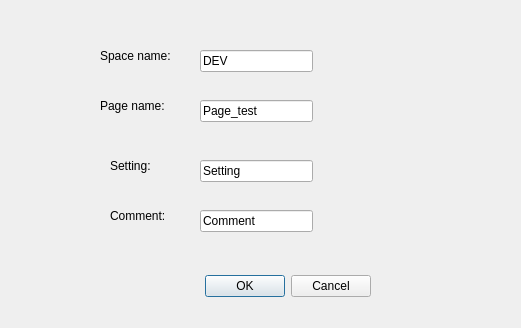
<?xml version="1.0" encoding="UTF-8"?>
<ui version="4.0">
 <class>Dialog</class>
 <widget class="QDialog" name="Dialog">
  <property name="geometry">
   <rect>
    <x>0</x>
    <y>0</y>
    <width>521</width>
    <height>328</height>
   </rect>
  </property>
  <property name="windowTitle">
   <string>Dialog</string>
  </property>
  <widget class="QDialogButtonBox" name="buttonBox">
   <property name="geometry">
    <rect>
     <x>30</x>
     <y>270</y>
     <width>341</width>
     <height>32</height>
    </rect>
   </property>
   <property name="orientation">
    <enum>Qt::Horizontal</enum>
   </property>
   <property name="standardButtons">
    <set>QDialogButtonBox::Cancel|QDialogButtonBox::Ok</set>
   </property>
  </widget>
  <widget class="QLineEdit" name="space_field">
   <property name="geometry">
    <rect>
     <x>200</x>
     <y>50</y>
     <width>113</width>
     <height>22</height>
    </rect>
   </property>
   <property name="text">
    <string>DEV</string>
   </property>
  </widget>
  <widget class="QLineEdit" name="page_field">
   <property name="geometry">
    <rect>
     <x>200</x>
     <y>100</y>
     <width>113</width>
     <height>22</height>
    </rect>
   </property>
   <property name="text">
    <string>Page_test</string>
   </property>
  </widget>
  <widget class="QLabel" name="label">
   <property name="geometry">
    <rect>
     <x>100</x>
     <y>40</y>
     <width>101</width>
     <height>31</height>
    </rect>
   </property>
   <property name="text">
    <string>Space name: </string>
   </property>
  </widget>
  <widget class="QLabel" name="label_2">
   <property name="geometry">
    <rect>
     <x>100</x>
     <y>90</y>
     <width>91</width>
     <height>31</height>
    </rect>
   </property>
   <property name="text">
    <string>Page name: </string>
   </property>
  </widget>
  <widget class="QLabel" name="label_3">
   <property name="geometry">
    <rect>
     <x>110</x>
     <y>150</y>
     <width>91</width>
     <height>31</height>
    </rect>
   </property>
   <property name="text">
    <string>Setting:</string>
   </property>
  </widget>
  <widget class="QLineEdit" name="setting_field">
   <property name="geometry">
    <rect>
     <x>200</x>
     <y>160</y>
     <width>113</width>
     <height>22</height>
    </rect>
   </property>
   <property name="text">
    <string>Setting</string>
   </property>
  </widget>
  <widget class="QLineEdit" name="comment_field">
   <property name="geometry">
    <rect>
     <x>200</x>
     <y>210</y>
     <width>113</width>
     <height>22</height>
    </rect>
   </property>
   <property name="text">
    <string>Comment</string>
   </property>
  </widget>
  <widget class="QLabel" name="label_4">
   <property name="geometry">
    <rect>
     <x>110</x>
     <y>200</y>
     <width>91</width>
     <height>31</height>
    </rect>
   </property>
   <property name="text">
    <string>Comment:</string>
   </property>
  </widget>
 </widget>
 <resources/>
 <connections>
  <connection>
   <sender>buttonBox</sender>
   <signal>accepted()</signal>
   <receiver>Dialog</receiver>
   <slot>accept()</slot>
   <hints>
    <hint type="sourcelabel">
     <x>248</x>
     <y>254</y>
    </hint>
    <hint type="destinationlabel">
     <x>157</x>
     <y>274</y>
    </hint>
   </hints>
  </connection>
  <connection>
   <sender>buttonBox</sender>
   <signal>rejected()</signal>
   <receiver>Dialog</receiver>
   <slot>reject()</slot>
   <hints>
    <hint type="sourcelabel">
     <x>316</x>
     <y>260</y>
    </hint>
    <hint type="destinationlabel">
     <x>286</x>
     <y>274</y>
    </hint>
   </hints>
  </connection>
 </connections>
</ui>
